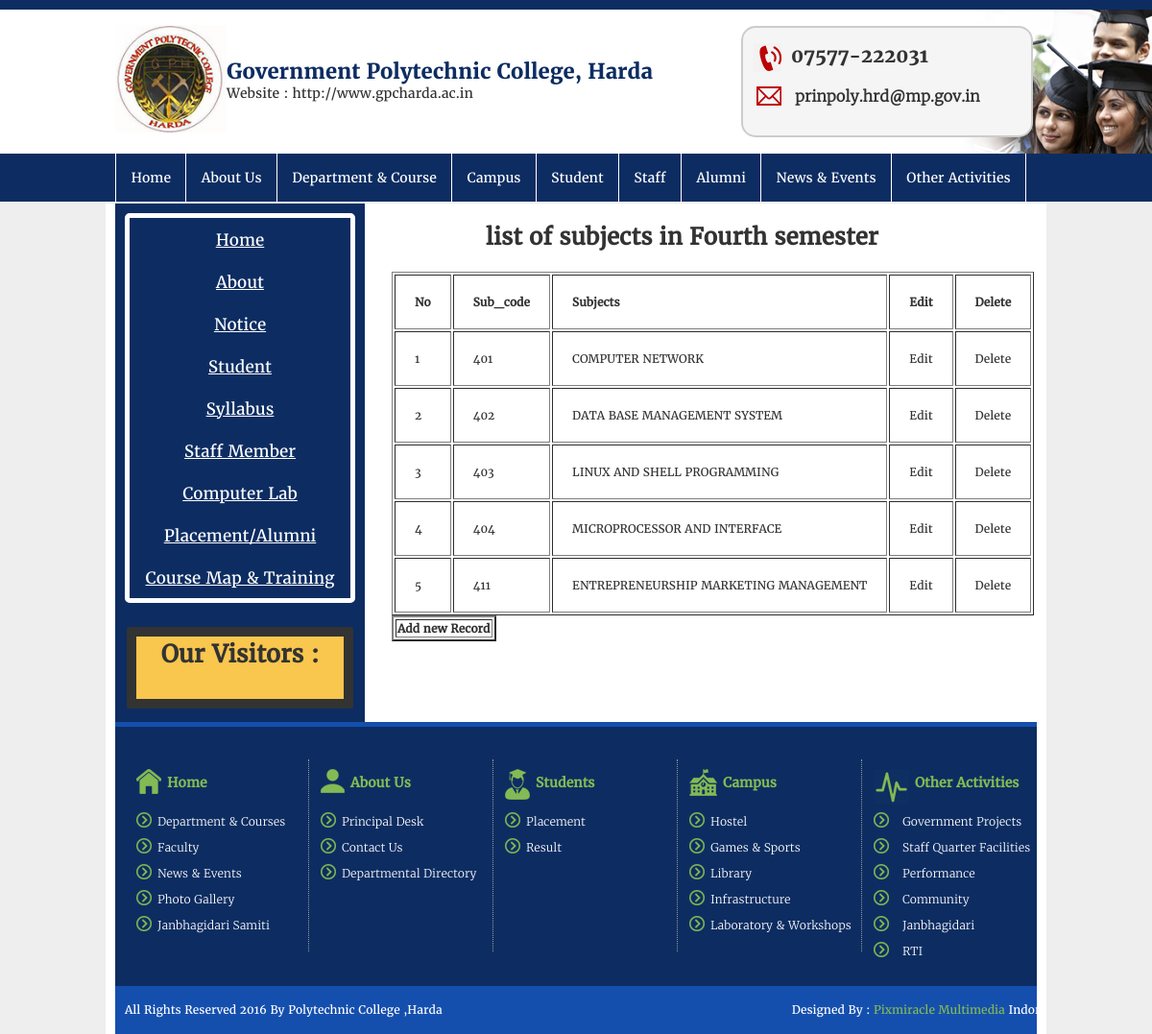
Screenshot of /admin/Course_map_Admin_fourth_sem.php with the database file from the repository.
### tables this page shows
CREATE TABLE `fourth_sem` (
  `Sub_code` int(10) NOT NULL,
  `Subjects` mediumtext NOT NULL
);

### admin/Course_map_Admin_fourth_sem.php (the view, shortened to what this page needs)
<?php
include_once("../header.php");
include_once("../content_left.php");
?>
<html>
    <head>
    </head>
    <body>
        <h1 class="cse">list of subjects in Fourth semester</h1>
<?php
include('../connect.php');
$result = $mysqli->query("SELECT * FROM fourth_sem ORDER BY Sub_code ASC ");
if ($result)
{
	if ($result->num_rows > 0)
	{
	echo "<table border='1' cellpadding='20'>";
	echo "<tr><th>No</th><TH>Sub_code</th><th>Subjects</th><th>Edit</th><th>Delete</th></tr>";
        $i=0;
		while ($row = $result->fetch_object())
		{
                    $i++;
		echo "<tr>";
		echo "<td>" . $i . "</td>";
                echo "<td>" . $row->Sub_code . "</td>";
		echo "<td>" . $row->Subjects . "</td>";
                echo "<td><a href='Course_map_edit_fourth_sem.php?id=" . $row->Sub_code . "'>Edit</a></td>";
		echo "<td><a href='Course_map_delete_fourth_sem.php?id=" . $row->Sub_code . "'>Delete</a></td>";
		echo "</tr>";
		}
	echo "</table>";
	}
	else
	{
	echo "No results to display!";
	}
}
else
{
echo "Error: " . $mysqli->error;
}
?>
 <div>
            <table border="2px solid black">
                <tr>
                    <td>
                        <a href="Course_map_insert_fourth_sem.php"><strong>Add new Record</strong></a>
                    </td>
                </tr>
            </table>
        </div>
     </body>
</html>
<?php
include_once("../footer.php");
?>

### fcs.css (style rules this page uses)
body, h1, h2, h3, h4, h5, h6,ul, li { margin: 0px; padding: 0px; box-sizing: border-box; }
body { border-top: 10px solid #0d2d62; color: #333333; font-family: regular; font-size: 12px; }

### admin/Course_map_Admin_fourth_sem.php (style rules this page uses)
.cse { padding:2% 4%; text-align: center; margin: 2px 1px; }
table { margin-left:30%; }

### rows the page displays
fourth_sem: Sub_code "401", Subjects "COMPUTER NETWORK"
fourth_sem: Sub_code "402", Subjects "DATA BASE MANAGEMENT SYSTEM"
fourth_sem: Sub_code "403", Subjects "LINUX AND SHELL PROGRAMMING"
fourth_sem: Sub_code "404", Subjects "MICROPROCESSOR AND INTERFACE"
fourth_sem: Sub_code "411", Subjects "ENTREPRENEURSHIP MARKETING MANAGEMENT"
